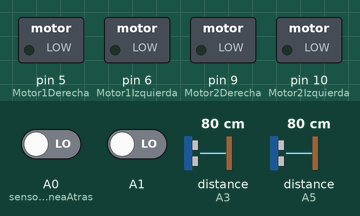
This program was run on a simulated Arduino Nano, built with avr-gcc and run on an emulated ATmega328P. Parts: switched loads named in the program (green lamp = pin HIGH). Wiring (inferred from the names in the program): 2 × ultrasonic range finder: trigger A2, echo A3 / trigger A4, echo A5. Dashed ring = blinking. The inputs (shaded band) are chosen by the test bench; at power-on: A0 (sensorLineaAtras) LOW, A1 LOW, distance to the obstacle (sensors on A3, A5) 80 cm. The echo pulse lasts 58.3 µs per cm; pins used as bus, display or sensor lines are not drawn.

Above: at 5.0 s.
5.1 s: A0 (sensorLineaAtras) driven HIGH
At 5.5 s:
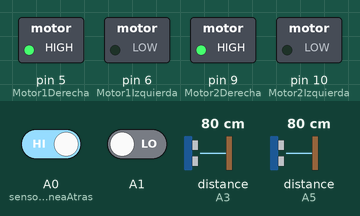
8.1 s: A1 driven HIGH
At 9.1 s:
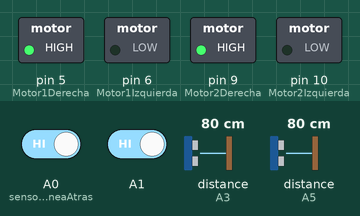
9.6 s: A1 driven LOW
At 10.5 s:
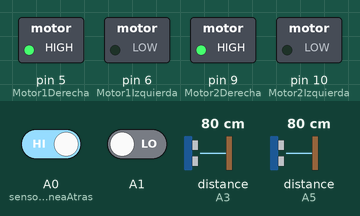
12.6 s: A0 (sensorLineaAtras) driven LOW
At 13.6 s:
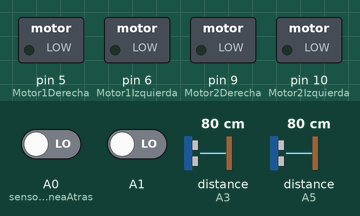
Timing chart, 0 to 15.1 s (numbered marks = the images above; inputs shaded):
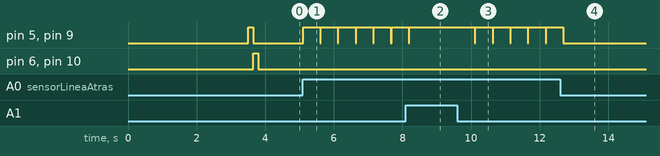

The program:

main.cpp
```cpp
/*
Firmware de sumorobot basado en sensores ultrasonicos y
sensores de linea infrarrojos, y usa como controlador
pricipal un microcontrolador ATMega328p aunque el codigo
es portable a otros miconcontroladores compatibles con
el framework de arduino.

#Colaboradores:
Wilson Oviedo Hachen || github.com/WilsonOviedo
*/

#include <Arduino.h>
#include "movimientos.h"
#include "sensores.h"

//Variables globales
int tiempo=0,tiempo1 = 0;

void setup()
{
  tiempo1 = millis();


  pinMode(trigSensorAtras, OUTPUT);
  pinMode(echoSensorAtras, INPUT);
  pinMode(trigSensorFrente, OUTPUT);
  pinMode(echoSensorFrente, INPUT);

  pinMode(sensorLineaAtras, INPUT);
  pinMode(sensorLineaAtras, INPUT);

  pinMode(Motor1Derecha, OUTPUT);
  pinMode(Motor1Izquierda, OUTPUT);
  pinMode(Motor2Derecha, OUTPUT);
  pinMode(Motor2Izquierda, OUTPUT);
tiempo=tiempoSeg*1000;
while ((millis() - tiempo1) < tiempo)
  ;

desplegarRampa();
}

void loop()
{

  while (lect_Ultrasonico(trigSensorAtras, echoSensorAtras) < distanciaMax && lect_Linea(sensorLineaAtras) == Negro && lect_Linea(sensorLineaFrente) == Negro)
  {

    MoverAtras(255);
  }

  while (lect_Ultrasonico(trigSensorFrente, echoSensorFrente) < distanciaMax && lect_Linea(sensorLineaAtras) == Negro && lect_Linea(sensorLineaFrente) == Negro)
  {

    MoverFrente(255);
  }


if (lect_Linea(sensorLineaFrente)==Blanco&&lect_Linea(sensorLineaAtras)==Negro )
{
  MoverAtras(255);
  delay(500);
  stopMotores();
}

if (lect_Linea(sensorLineaFrente)==Negro&&lect_Linea(sensorLineaAtras)==Blanco )
{
  MoverFrente(255);
  delay(500);
  stopMotores();
}

while (lect_Ultrasonico(trigSensorAtras,echoSensorAtras)>distanciaMax&&lect_Ultrasonico(trigSensorFrente,echoSensorFrente)>distanciaMax)
{
   GirarDerecha(255 );

}

}
```

movimientos.h
```cpp
#include <Arduino.h>
#include "config.h"

void MoverAtras(int vel){
  analogWrite(Motor1Derecha, vel);
  analogWrite(Motor1Izquierda, 0);

  analogWrite(Motor2Derecha, vel);
  analogWrite(Motor2Izquierda, 0);
}

void MoverFrente(int vel){
  analogWrite(Motor1Derecha, 0);
  analogWrite(Motor1Izquierda, vel);

  analogWrite(Motor2Derecha, 0);
  analogWrite(Motor2Izquierda, vel);
}

void GirarDerecha(int vel){
  analogWrite(Motor1Derecha, 0);
  analogWrite(Motor1Izquierda, vel);

  analogWrite(Motor2Derecha, vel);
  analogWrite(Motor2Izquierda, 0);
}

void GirarIzquierda(int vel){
  analogWrite(Motor1Derecha, vel);
  analogWrite(Motor1Izquierda, 0);

  analogWrite(Motor2Derecha, 0);
  analogWrite(Motor2Izquierda, vel);
}

void stopMotores(){
  analogWrite(Motor1Derecha, 0);
  analogWrite(Motor1Izquierda, 0);

  analogWrite(Motor2Derecha, 0);
  analogWrite(Motor2Izquierda, 0);
}

void desplegarRampa(){
  MoverAtras(255);
  delay(150);
  MoverFrente(255);
  delay(150);
  stopMotores();
}
```

sensores.h
```cpp
#include <Arduino.h>
#include "config.h"

long duracion, distancia;       // Variables de Sensor ultrasonico

int LecSensorLinea;

long lect_Ultrasonico(byte trigSensor, byte echoSensor)
{

  /* Hacer el disparo */
  digitalWrite(trigSensor, LOW);
  delayMicroseconds(2);
  digitalWrite(trigSensor, HIGH); // Flanco ascendente
  delayMicroseconds(10);          // Duracion del pulso
  digitalWrite(trigSensor, LOW);  // Flanco descendente


  /* Recepcion del eco de respuesta */
  duracion = pulseIn(echoSensor, HIGH);

  /* Calculo de la distancia efectiva */
  distancia = (duracion / 2) / 29;
//Serial.println(distancia);
  if(distancia>500){
    distancia=500;
  }

  return distancia;
}

int lect_Linea(byte SensorLinea)
{
  LecSensorLinea = digitalRead(SensorLinea);
  return LecSensorLinea;
}
```

config.h
```cpp
#include <Arduino.h>

/*Archivo de configuracion del sumorobot*/

//Pines del sensor ultrasonico
#define trigSensorFrente      A2
#define echoSensorFrente      A3
#define trigSensorAtras       A4
#define echoSensorAtras       A5

//Pines del sensor de linea
#define sensorLineaFrente     A1        //Frente derecha
#define sensorLineaAtras      A0		//Atras izquierda
//Definimos patrones de colores de linea
#define Blanco 		          0         //Valor digital equivalente
#define Negro                 1         //Valor digital equivalente
//Pines de conexion de puente H para los motores
#define Motor1Derecha        5			//Pin PWM Motor 1 derecha
#define Motor1Izquierda      6     	    //Pin PWM Motor 1 izquierda
#define Motor2Derecha 	     9			//Pin PWM Motor 2 derecha
#define Motor2Izquierda      10     	//pin PWM Motor 2 izquierda

//Tiempo de inicio del robot
#define tiempoSeg             3.5
//Distancia maxima para detectar oponente
#define distanciaMax         100		//Centimetro maximo Ring
```

Measured:
- after the input at 5.1 s, pin 5 (Motor1Derecha), pin 9 (Motor2Derecha): alternates HIGH for 0.50 s and LOW for 0.02 s, starting at once
- after the input at 8.1 s, pin 5 (Motor1Derecha), pin 9 (Motor2Derecha): goes on until 8.2 s, then stays HIGH
- after the input at 9.6 s, pin 5 (Motor1Derecha), pin 9 (Motor2Derecha): alternates HIGH for 0.50 s and LOW for 0.02 s, starting after 0.51 s
- after the input at 12.6 s, pin 5 (Motor1Derecha), pin 9 (Motor2Derecha): goes on until 12.7 s, then stays LOW
